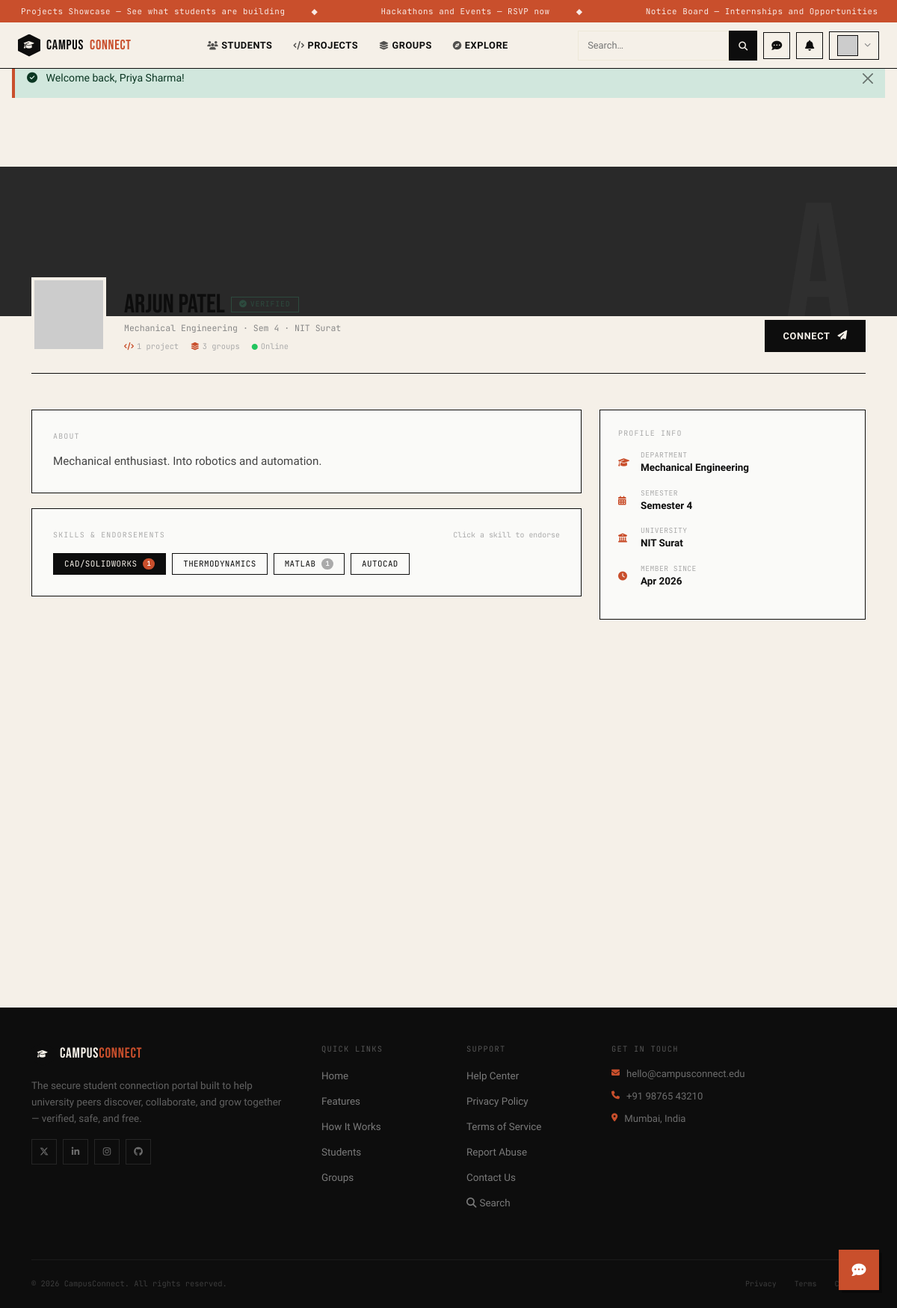
The page /pages/view_student.php?id=2 (signed in) on the database its author committed.
### tables this page shows
CREATE TABLE IF NOT EXISTS users (
    id          INT AUTO_INCREMENT PRIMARY KEY,
    name        VARCHAR(100)        NOT NULL,
    email       VARCHAR(150)        NOT NULL UNIQUE,
    password    VARCHAR(255)        NOT NULL,
    department  VARCHAR(100),
    semester    TINYINT UNSIGNED,
    university  VARCHAR(150),
    skills      TEXT,                           
    bio         TEXT,
    avatar      VARCHAR(255)        DEFAULT 'default.jpg',
    is_verified TINYINT(1)          DEFAULT 0,
    is_online   TINYINT(1)          DEFAULT 0,
    created_at  TIMESTAMP           DEFAULT CURRENT_TIMESTAMP
);

### includes/config.php (called while the page is built, shortened)
<?php
function isLoggedIn(): bool {
    return isset($_SESSION['user_id']);
}
function e(string $s): string {
    return htmlspecialchars($s, ENT_QUOTES, 'UTF-8');
}

### pages/view_student.php (the view, shortened to what this page needs)
<?php
require_once __DIR__ . '/../includes/config.php';
$db = getDB();
$id = (int)($_GET['id'] ?? 0);
$st = $db->prepare('SELECT * FROM users WHERE id=? AND is_verified=1');
$st->execute([$id]); $profile = $st->fetch();
$stGroups = $db->prepare('SELECT g.id,g.name,g.type,g.status FROM groups_list g JOIN group_members gm ON g.id=gm.group_id WHERE gm.user_id=? LIMIT 6');
$stGroups->execute([$id]); $theirGroups = $stGroups->fetchAll();
$theirProjects = [];
try {
    $stProj = $db->prepare('SELECT p.id,p.title,p.category,p.status,p.likes,p.views FROM projects p WHERE p.user_id=? ORDER BY p.likes DESC LIMIT 4');
    $stProj->execute([$id]); $theirProjects = $stProj->fetchAll();
} catch(Exception $e){}
$connStatus = null;
$endorsements = [];
try {
    $stEnd = $db->prepare('SELECT skill, COUNT(*) AS cnt FROM endorsements WHERE endorsed_id=? GROUP BY skill ORDER BY cnt DESC LIMIT 10');
    $stEnd->execute([$id]); $endorsements = $stEnd->fetchAll();
} catch(Exception $e){}
$myEndorsed = [];
if (isLoggedIn() && $_SESSION['user_id'] !== $id) {
    try {
        $stMe = $db->prepare('SELECT skill FROM endorsements WHERE endorsed_id=? AND endorser_id=?');
        $stMe->execute([$id,$_SESSION['user_id']]); $myEndorsed = array_column($stMe->fetchAll(),'skill');
    } catch(Exception $e){}
}
$skills = array_filter(array_map('trim', explode(',', $profile['skills']??'')));
include __DIR__ . '/../includes/header.php';
?>
<div style="margin-top:92px;background:var(--paper);min-height:100vh;">
  <div style="height:200px;background:var(--ink);position:relative;overflow:hidden;">
    <img src="https://picsum.photos/seed/banner<?= $id ?>/1400/400" style="width:100%;height:100%;object-fit:cover;filter:brightness(.2) saturate(.4);" alt="">
    <div style="position:absolute;bottom:-50px;right:60px;font-family:var(--font-display);font-size:14rem;color:rgba(255,255,255,.03);line-height:1;pointer-events:none;"><?= strtoupper(e(substr($profile['name'],0,1))) ?></div>
  </div>
  <div class="container" style="position:relative;">
    <div class="d-flex align-items-end gap-4 flex-wrap" style="margin-top:-52px;padding-bottom:28px;border-bottom:1.5px solid var(--ink);">
      <img src="https://picsum.photos/seed/<?= e($profile['name']) ?>/200/200"
           style="width:100px;height:100px;object-fit:cover;border:4px solid var(--paper);background:var(--ink);flex-shrink:0;" alt="<?= e($profile['name']) ?>">
      <div class="flex-grow-1">
        <div class="d-flex align-items-center gap-2 flex-wrap">
          <h1 style="font-family:var(--font-display);font-size:2.2rem;color:var(--ink);line-height:.95;margin:0;"><?= e($profile['name']) ?></h1>
          <span style="font-family:var(--font-mono);font-size:.62rem;color:var(--moss);border:1px solid var(--moss);padding:2px 10px;text-transform:uppercase;letter-spacing:.08em;"><i class="fas fa-check-circle me-1"></i>Verified</span>
        </div>
        <div style="font-family:var(--font-mono);font-size:.72rem;color:#888;margin-top:6px;">
          <?= e($profile['department']??'') ?><?php if($profile['semester']): ?> · Sem <?= (int)$profile['semester'] ?><?php endif; ?><?php if($profile['university']): ?> · <?= e($profile['university']) ?><?php endif; ?>
        </div>
        <div class="d-flex gap-3 mt-2" style="font-family:var(--font-mono);font-size:.65rem;color:#aaa;">
          <span><i class="fas fa-code me-1" style="color:var(--rust);"></i><?= count($theirProjects) ?> project<?= count($theirProjects)!==1?'s':'' ?></span>
          <span><i class="fas fa-layer-group me-1" style="color:var(--rust);"></i><?= count($theirGroups) ?> group<?= count($theirGroups)!==1?'s':'' ?></span>
          <span><i class="fas fa-circle me-1" style="color:<?= $profile['is_online']?'#22c55e':'#94a3b8' ?>;font-size:.5rem;"></i><?= $profile['is_online']?'Online':'Offline' ?></span>
        </div>
      </div>
      <div class="d-flex gap-2 flex-wrap">
        <?php if (!isLoggedIn()): ?>
          <a href="login.php" class="cc-btn-lg-dark" style="padding:10px 22px;font-size:.8rem;"><span>Connect</span><i class="fas fa-paper-plane"></i></a>
        <?php elseif ((int)$_SESSION['user_id'] === $id): ?>
          <a href="profile.php" class="cc-btn-lg-dark" style="padding:10px 22px;font-size:.8rem;"><span>Edit Profile</span><i class="fas fa-user-pen"></i></a>
        <?php elseif ($connStatus === 'pending'): ?>
          <span style="padding:10px 20px;border:2px solid rgba(0,0,0,.15);color:#aaa;font-size:.78rem;font-weight:600;text-transform:uppercase;letter-spacing:.04em;">Request Pending…</span>
        <?php else: ?>
          <form method="POST" action="send_connection.php">
            <button type="submit" class="cc-btn-lg-dark" style="padding:10px 22px;font-size:.8rem;"><span>Connect</span><i class="fas fa-paper-plane"></i></button>
          </form>
        <?php endif; ?>
      </div>
    </div>
  </div>
  <div class="container py-5">
    <div class="row g-4">
      <div class="col-lg-8">
        <?php if ($profile['bio']): ?>
        <div style="border:1.5px solid var(--ink);background:var(--white);padding:28px;margin-bottom:20px;" class="reveal">
          <div style="font-family:var(--font-mono);font-size:.62rem;letter-spacing:.12em;text-transform:uppercase;color:#aaa;margin-bottom:12px;">About</div>
          <p style="font-size:.95rem;line-height:1.8;color:#444;margin:0;"><?= nl2br(e($profile['bio'])) ?></p>
        </div>
        <?php endif; ?>
        <?php if ($skills): ?>
        <div style="border:1.5px solid var(--ink);background:var(--white);padding:28px;margin-bottom:20px;" class="reveal d1">
          <div class="d-flex justify-content-between align-items-center mb-3">
            <div style="font-family:var(--font-mono);font-size:.62rem;letter-spacing:.12em;text-transform:uppercase;color:#aaa;">Skills & Endorsements</div>
            <?php if (isLoggedIn() && (int)$_SESSION['user_id'] !== $id): ?>
            <div style="font-family:var(--font-mono);font-size:.62rem;color:#aaa;">Click a skill to endorse</div>
            <?php endif; ?>
          </div>
          <div class="d-flex flex-wrap gap-2">
            <?php foreach ($skills as $sk):
              $sk = trim($sk);
              $endorsed = in_array($sk, $myEndorsed);
              $endCount = 0;
              foreach ($endorsements as $e2) { if ($e2['skill'] === $sk) { $endCount = (int)$e2['cnt']; break; } }
            ?>
            <?php if (isLoggedIn() && (int)$_SESSION['user_id'] !== $id): ?>
            <form method="POST" action="endorse.php" style="margin:0;">
              <button type="submit" class="cc-endorse-skill <?= $endorsed?'endorsed':'' ?>"
                      title="<?= $endorsed?'Remove endorsement':'Endorse '.$sk ?>">
                <?= e($sk) ?>
                <?php if ($endCount > 0): ?>
                <span class="cc-endorse-count" style="background:<?= $endorsed?'var(--rust)':'#aaa' ?>;color:#fff;font-size:.55rem;padding:1px 5px;border-radius:8px;margin-left:2px;"><?= $endCount ?></span>
                <?php endif; ?>
              </button>
            </form>
            <?php else: ?>
            <span class="cc-pill <?= $endCount>0?'accent':'' ?>">
              <?= e($sk) ?><?php if($endCount>0): ?> <span style="opacity:.7;font-size:.65em;"><?= $endCount ?>✓</span><?php endif; ?>
            </span>
            <?php endif; ?>
            <?php endforeach; ?>
          </div>
        </div>
        <?php endif; ?>
      </div>
      <div class="col-lg-4">
        <div style="border:1.5px solid var(--ink);background:var(--white);padding:24px;margin-bottom:16px;" class="reveal">
          <div style="font-family:var(--font-mono);font-size:.62rem;letter-spacing:.12em;text-transform:uppercase;color:#aaa;margin-bottom:14px;">Profile Info</div>
          <?php
          $info = [['fa-graduation-cap','Department',$profile['department']??'Not set'],['fa-calendar-alt','Semester',$profile['semester']?'Semester '.(int)$profile['semester']:'Not set'],['fa-university','University',$profile['university']??'Not set'],['fa-clock','Member Since',date('M Y',strtotime($profile['created_at']))]];
          foreach ($info as $inf): ?>
          <div class="d-flex gap-3 align-items-center mb-3">
            <i class="fas <?= $inf[0] ?>" style="color:var(--rust);width:14px;font-size:12px;flex-shrink:0;"></i>
            <div>
              <div style="font-size:.6rem;font-family:var(--font-mono);color:#aaa;text-transform:uppercase;letter-spacing:.05em;"><?= $inf[1] ?></div>
              <div style="font-weight:600;font-size:.84rem;color:var(--ink);"><?= e($inf[2]) ?></div>
            </div>
          </div>
          <?php endforeach; ?>
        </div>
      </div>
    </div>
  </div>
</div>
<?php include __DIR__ . '/../includes/footer.php'; ?>

### assets/css/style.css (style rules this page uses)
:root { --ink: #0d0d0d; --paper: #f5f0e8; --cream: #ede8d8; --rust: #c94f2c; --rust-light: #e8694a; --moss: #2d4a3e; --gold: #c9a84c; --sky: #1a3a5c; --white: #fafaf8; --font-display:'Bebas Neue', sans-serif; --font-serif: 'DM Serif Display', serif; --font-body: 'Bricolage Grotesque', sans-serif; --font-mono: 'JetBrains Mono', monospace; --ease-out: cubic-bezier(0.16, 1, 0.3, 1); --ease-bounce: cubic-bezier(0.34, 1.56, 0.64, 1); }
*, *::before, *::after { box-sizing: border-box; }
html { scroll-behavior: smooth; }
body { font-family: var(--font-body); background: var(--paper); color: var(--ink); overflow-x: hidden; }
img { max-width: 100%; }
.cc-btn-lg-dark { display: inline-flex; align-items: center; gap: 10px; padding: 15px 32px; background: var(--ink); border: 2px solid var(--ink); color: var(--paper); font-family: var(--font-body); font-size: .9rem; font-weight: 700; text-transform: uppercase; letter-spacing: .05em; cursor: pointer; position: relative; overflow: hidden; transition: color .25s, border-color .25s; }
.cc-btn-lg-dark::before { content: ''; position: absolute; inset: 0; background: var(--rust); transform: translateX(-101%); transition: transform .35s var(--ease-out); z-index: 0; }
.cc-btn-lg-dark span, .cc-btn-lg-dark i { position: relative; z-index: 1; }
.reveal { opacity: 0; transform: translateY(28px); transition: opacity .8s var(--ease-out), transform .8s var(--ease-out); }
.reveal.visible { opacity: 1; transform: none; }
.d1 { transition-delay: .1s; }
.cc-endorse-skill { display: inline-flex; align-items: center; gap: 6px; padding: 5px 14px; border: 1.5px solid var(--ink); font-family: var(--font-mono); font-size: .68rem; text-transform: uppercase; letter-spacing: .04em; color: var(--ink); cursor: pointer; background: transparent; transition: all .2s; }
.cc-endorse-skill:hover, .cc-endorse-skill.endorsed { background: var(--ink); color: var(--paper); }
.cc-endorse-skill .cc-endorse-count { font-weight: 700; }

### rows shown on the page
users: department "Mechanical Engineering", semester "4", university "NIT Surat", bio "Mechanical enthusiast. Into robotics and automation.", skills "CAD/SOLIDWORKS", skills "THERMODYNAMICS", skills "MATLAB", skills "AUTOCAD"

### other values the page prints
$t "Projects Showcase — See what students are building"
$t "Hackathons and Events — RSVP now"
$t "Notice Board — Internships and Opportunities"
$flash['msg'] "Welcome back, Priya Sharma!"
count($theirProjects) "1"
count($theirGroups) "3"
$endCount "1"
$inf[1] "DEPARTMENT"
$inf[2] "Mechanical Engineering"
$inf[1] "SEMESTER"
$inf[2] "Semester 4"
$inf[1] "UNIVERSITY"
$inf[2] "NIT Surat"
$inf[1] "MEMBER SINCE"
$inf[2] "Apr 2026"
